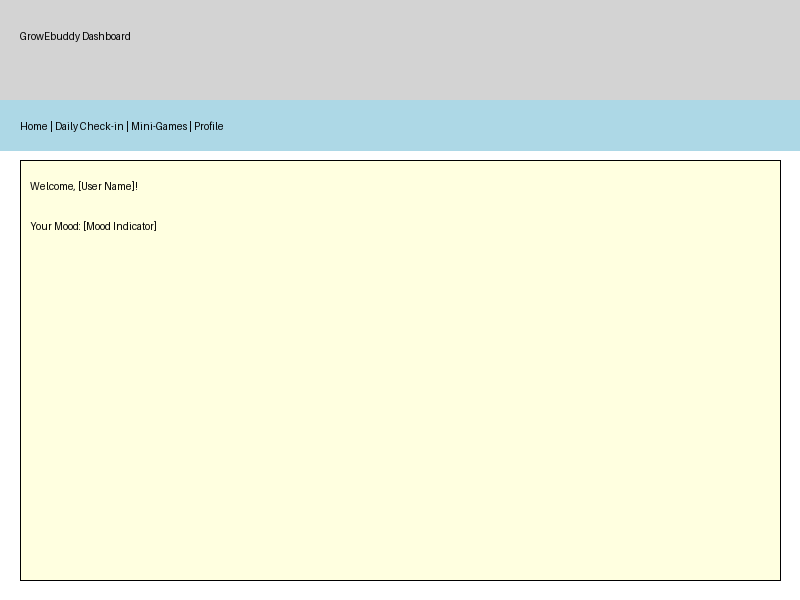

Python code for this plot:
from PIL import Image, ImageDraw, ImageFont

# Create a blank image
width, height = 800, 600
image = Image.new('RGB', (width, height), 'white')
draw = ImageDraw.Draw(image)

# Draw header
draw.rectangle([0, 0, width, 100], fill='lightgray')
draw.text((20, 30), "GrowEbuddy Dashboard", fill='black')

# Draw navigation bar
draw.rectangle([0, 100, width, 150], fill='lightblue')
draw.text((20, 120), "Home | Daily Check-in | Mini-Games | Profile", fill='black')

# Draw main content area
draw.rectangle([20, 160, width - 20, height - 20], outline='black', fill='lightyellow')
draw.text((30, 180), "Welcome, [User Name]!", fill='black')
draw.text((30, 220), "Your Mood: [Mood Indicator]", fill='black')

# Save the wireframe
image.save('dashboard_wireframe.png')